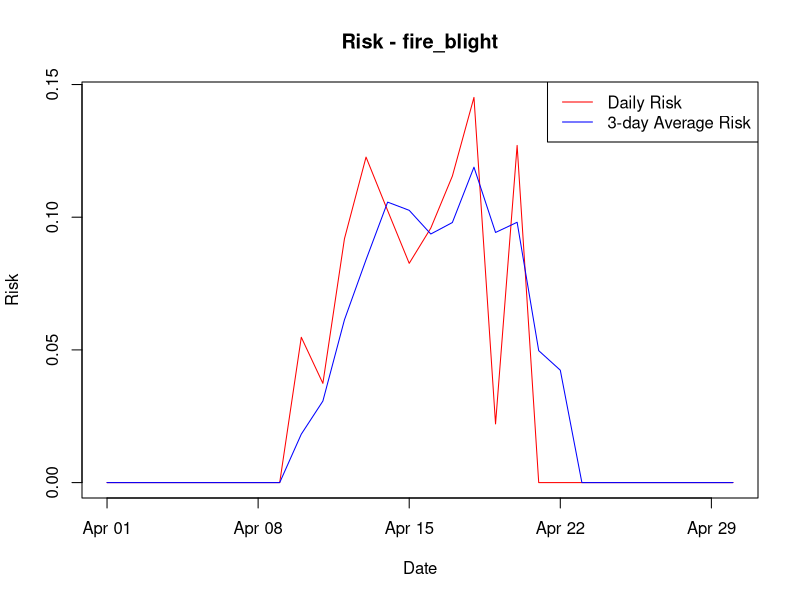

This chart was generated by the following R code:
#############################################
# Generic Bacterial Infection Model (FINAL)
# - Cardinal temperature response
# - Multiplication–Dispersal–Infection structure
# - Different dispersal pathways per disease
#############################################

# -------------------------------
# 1. INPUT DATA (example)
# -------------------------------

data <- data.frame(
  date = seq(as.Date("2024-04-01"), as.Date("2024-04-30"), by = "day"),
  temp = runif(30, 5, 35),      # daily mean temperature
  rh   = runif(30, 50, 100),    # relative humidity
  rain = runif(30, 0, 20),      # rainfall amount
  wind = runif(30, 0, 10),      # wind speed
  vulnerable_period = ifelse(1:30 %in% 10:20, 1, 0)
  # vulnerable_period:
  # 1 = host tissue / growth stage is vulnerable
  # 0 = host is not in a vulnerable stage
  # This replaces bloom so the same base model can be used across diseases.
)

# -------------------------------
# 2. GLOBAL PARAMETERS
# -------------------------------

global_params <- list(
  risk_threshold = 0.5,     # Empirical management threshold, thus requires 
                            # calibration with observed disease incidence
  risk_window = 3,          # moving average window for decision support
  growth_period = 3         # Number of preceding days used to calculate N
)

# -------------------------------
# 3. DISEASE-SPECIFIC PARAMETERS
# -------------------------------

disease_params <- list(
  
  fire_blight = list(  ##화상병
    N0 = 0.15,             # Initial inoculum pressure (0-1)
                           # Starting bacterial population level at day 1

    mu_max = 0.30,         # Maximum bacterial growth rate
                           # Growth rate under optimal temperature and RH
    
    T_min = 4,             # Minimum temperature for growth (°C)
                           # Growth ceases below this temperature
    
    T_opt = 28,            # Optimum temperature for growth (°C)
                           # Maximum growth occurs near this temperature
    
    T_max = 36,            # Maximum temperature for growth (°C)
                           # Growth ceases above this temperature
    
    wet_thresh = 60,       # Relative humidity threshold (%)
                           # Wetness response reaches 0.5 at this RH
    
    rain_coeff = 0.055,    # Rain-driven dispersal coefficient
                           # Contribution of rainfall to bacterial movement
    
    wind_coeff = 0.030,    # Wind-driven dispersal coefficient
                           # Contribution of wind to bacterial movement
    
    interaction_coeff = 0.0030,    # Rain × wind interaction coefficient
    # Additional dispersal generated by combined rainfall and wind events
    
    insect_coeff = 0.10,   # Insect-mediated dispersal probability
    # Additional dispersal pathway independent of weather
    
    use_rain = TRUE,       # Include rain dispersal pathway
    use_wind = TRUE,       # Include wind dispersal pathway
    use_interaction = TRUE,# Include rain × wind interaction pathway
    use_insect = TRUE,     # Include insect-mediated dispersal
    use_dispersal = TRUE,  # Calculate dispersal module D
    
    use_vulnerable_period = TRUE,
    # Host susceptibility period required
    # (flowering, young tissue, wound period, etc.)
    
    risk_threshold = 0.45  # Spray decision threshold
    # 3-day average risk above this value
    # triggers management action
  ),
  
  bacterial_spot = list(  ##고추세균성점무늬병
    N0 = 0.08,
    
    # Xanthomonas arboricola pv. pruni:
    # infection tested from 5–35 C;
    # infection optimum estimated at 28.9 C;
    # in vitro growth reported from 5–34 C, not above 35 C.
    mu_max = 0.26,
    T_min = 5,
    T_opt = 29,
    T_max = 35,
    
    # Leaf wetness is required; warm, wet, rainy/dewy conditions are key.
    wet_thresh = 82,
    
    # Mainly rain splash / wetness-driven.
    rain_coeff = 0.070,
    wind_coeff = 0.005,
    interaction_coeff = 0.0005,
    insect_coeff = 0.00,
    
    use_rain = TRUE,
    use_wind = FALSE,
    use_interaction = FALSE,
    use_insect = FALSE,
    use_dispersal = TRUE,
    use_vulnerable_period = TRUE,
    
    # PLOS model used S' = 0.5 as infection-risk threshold;
    # in this multiplied N*D*I model, slightly lower is reasonable.
    risk_threshold = 0.40
  ),
  
  bacterial_blight = list( ##벼 흰잎마름병
    N0 = 0.12,
    
    # Rice bacterial blight / Xanthomonas oryzae pv. oryzae:
    # disease-favoring environment commonly reported as 25–34 C
    # and RH > 70%.
    mu_max = 0.27,
    T_min = 10,
    T_opt = 30,
    T_max = 38,
    
    wet_thresh = 70,
    
    # Strong winds and continuous heavy rain favor spread.
    rain_coeff = 0.060,
    wind_coeff = 0.030,
    interaction_coeff = 0.0030,
    insect_coeff = 0.00,
    
    use_rain = TRUE,
    use_wind = TRUE,
    use_interaction = TRUE,
    use_insect = FALSE,
    use_dispersal = TRUE,
    use_vulnerable_period = TRUE,
    
    risk_threshold = 0.42
  ),
  
  ralstonia = list(  ##고추풋마름병
    N0 = 0.30,
    
    # Ralstonia solanacearum:
    # warm-climate soilborne pathogen;
    # in vitro maximum growth often around 30 C,
    # bacterial wilt intensity can be high at 30–35 C depending on host/root injury.
    mu_max = 0.32,
    T_min = 10,
    T_opt = 30,
    T_max = 40,
    
    # RH is only a weak proxy here; later soil moisture/root infection module needed.
    wet_thresh = 75,
    
    # Base module keeps aboveground dispersal off.
    rain_coeff = 0.000,
    wind_coeff = 0.000,
    interaction_coeff = 0.000,
    insect_coeff = 0.00,
    
    use_rain = FALSE,
    use_wind = FALSE,
    use_interaction = FALSE,
    use_insect = FALSE,
    use_dispersal = FALSE,
    use_vulnerable_period = FALSE,
    
    risk_threshold = 0.50
  )
)

# -------------------------------
# 4. PARAMETER VALIDATION
# -------------------------------

validate_disease_params <- function(p){
  
  if(!(p$T_min < p$T_opt && p$T_opt < p$T_max)){
    stop("Temperature parameters must satisfy T_min < T_opt < T_max.")
  }
  
  if(p$N0 < 0 || p$N0 > 1){
    stop("N0 must be between 0 and 1.")
  }

  if(p$mu_max < 0){
    stop("mu_max must be non-negative.")
  }
  
  if(p$rain_coeff < 0 || p$wind_coeff < 0 || 
     p$interaction_coeff < 0 || p$insect_coeff < 0){
    stop("Dispersal coefficients must be non-negative.")
  }
}

# -------------------------------
# 5. CARDINAL TEMPERATURE FUNCTION
# -------------------------------

temp_response <- function(T, T_min, T_opt, T_max){
  
  if(!(T_min < T_opt && T_opt < T_max)){
    stop("Temperature parameters must satisfy T_min < T_opt < T_max.")
  }
  
  response <- rep(0, length(T))
  
  valid <- T > T_min & T < T_max
  
  exponent <- (T_max - T_opt) / (T_opt - T_min)
  
  response[valid] <-
    ((T[valid] - T_min) *
       (T_max - T[valid])^exponent) /
    ((T_opt - T_min) *
       (T_max - T_opt)^exponent)
  
  response <- pmax(0, pmin(response, 1))
  
  return(response)
}

# -------------------------------
# 5-1. HUMIDITY RESPONSE FUNCTION
# -------------------------------

# f_RH(RH) = 1 / (1 + exp[-k_w * (RH - RH_th)])
# RH_th: RH threshold where the response reaches 0.5 (wet_thresh)
# k_w  : logistic slope (fixed at 0.3)

rh_response <- function(RH, RH_th, k_w = 0.3){
  plogis(k_w * (RH - RH_th))
}

# -------------------------------
# 6. MULTIPLICATION
# -------------------------------

calc_population <- function(data, disease_param, growth_period){
  validate_disease_params(disease_param)

  if(length(growth_period) != 1 || is.na(growth_period) ||
     growth_period < 0 || growth_period != as.integer(growth_period)){
    stop("growth_period must be a non-negative integer.")
  }

  n <- nrow(data)
  if(n == 0){
    return(numeric(0))
  }

  # Daily growth rate r_t = mu_max * f_T(T) * f_RH(RH).
  temp_eff <- temp_response(
    data$temp,
    disease_param$T_min,
    disease_param$T_opt,
    disease_param$T_max
  )
  rh_eff <- rh_response(data$rh, disease_param$wet_thresh)
  r <- disease_param$mu_max * temp_eff * rh_eff

  N <- numeric(n)

  # For each date, restart from N0 and apply available daily growth rates
  # from t - growth_period through t (growth_period + 1 rates when a full history is available).
  for(t in seq_len(n)){
    first_day <- max(1, t - growth_period)
    current_N <- disease_param$N0

    for(s in first_day:t){
      current_N <- current_N + r[s] * current_N * (1 - current_N)
      current_N <- max(0, min(current_N, 1))
    }

    N[t] <- current_N
  }

  return(N)
}
# -------------------------------
# 7. DISPERSAL
# -------------------------------

calc_dispersal <- function(data, disease_param){
  
  total_effect <- rep(0, nrow(data))
  
  if(disease_param$use_rain){
    total_effect <- total_effect +
      disease_param$rain_coeff * data$rain
  }
  
  if(disease_param$use_wind){
    total_effect <- total_effect +
      disease_param$wind_coeff * data$wind
  }
  
  if(disease_param$use_interaction){
    total_effect <- total_effect +
      disease_param$interaction_coeff * data$rain * data$wind
  }
  
  D_weather <- 1 - exp(-total_effect)
  
  if(disease_param$use_insect){
    
    D_insect <- rep(disease_param$insect_coeff, nrow(data))
    
    D <- 1 - (1 - D_weather) * (1 - D_insect)
    
  } else {
    D <- D_weather
  }
  
  D <- pmax(0, pmin(D, 1))
  
  return(D)
}

# -------------------------------
# 8. INFECTION
# -------------------------------

calc_infection <- function(data, disease_param){
  
  wetness <- rh_response(data$rh, disease_param$wet_thresh)
  
  temp_eff <- temp_response(
    data$temp,
    disease_param$T_min,
    disease_param$T_opt,
    disease_param$T_max
  )
  
  if(disease_param$use_vulnerable_period){
    vp_factor <- data$vulnerable_period
  } else {
    vp_factor <- rep(1, nrow(data))
  }
  
  I <- wetness * temp_eff * vp_factor
  
  I <- pmax(0, pmin(I, 1))
  
  return(I)
}

# -------------------------------
# 9. RUN MODEL
# -------------------------------

run_model <- function(data, disease_param, growth_period = 3){
  
  validate_disease_params(disease_param)
  
  N <- calc_population(data, disease_param, growth_period)
  
  I <- calc_infection(data, disease_param)
  
  if(disease_param$use_dispersal){
    
    D <- calc_dispersal(data, disease_param)
    
    Risk <- N * D * I
    
  } else {
    
    D <- rep(1, nrow(data))
    
    Risk <- N * I
  }
  
  Risk <- pmax(0, pmin(Risk, 1))
  
  result <- data.frame(
    date = data$date,
    N = N,
    D = D,
    I = I,
    Risk = Risk
  )
  
  return(result)
}

# -------------------------------
# 10. SPRAY DECISION
# -------------------------------

spray_decision <- function(result, disease_param, global_params){
  
  risk_window <- global_params$risk_window
  
  risk_3day_avg <- stats::filter(
    result$Risk,
    rep(1 / risk_window, risk_window),
    sides = 1
  )
  
  risk_3day_avg <- as.numeric(risk_3day_avg)
  
  risk_3day_avg[is.na(risk_3day_avg)] <- 0
  
  threshold <- disease_param$risk_threshold
  
  spray <- ifelse(risk_3day_avg > threshold, 1, 0)
  
  result$risk_3day_avg <- risk_3day_avg
  result$spray <- spray
  
  return(result)
}

# -------------------------------
# 11. RUN
# -------------------------------

disease <- "fire_blight"

disease_param <- disease_params[[disease]]

res <- run_model(data, disease_param, global_params$growth_period)

res <- spray_decision(res, disease_param, global_params)

print(res)

# -------------------------------
# 12. VISUALIZATION
# -------------------------------

plot(
  res$date,
  res$Risk,
  type = "l",
  col = "red",
  main = paste("Risk -", disease),
  ylab = "Risk",
  xlab = "Date"
)

lines(res$date, res$risk_3day_avg, col = "blue")

legend(
  "topright",
  legend = c("Daily Risk", "3-day Average Risk"),
  col = c("red", "blue"),
  lty = 1
)
